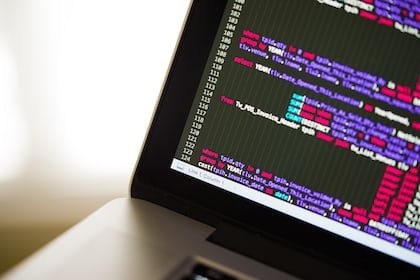
#> input picture imgs_to_test/26.jpg, 420 x 280 px
$ python 9_Image_resizer.py
#> lines starting #> are read from the running program, lines starting #| are printed output that depends on the picture
# 9- Image resizer

import sys
from PIL import Image

'''
# get path of img from user
while True:
    img_path = input("Enter path of img: ")
    try:
        # open img
        image = Image.open(img_path)
        break

    except IOError:
        print(f"There is Error : {IOError}")
'''


try:
    # open img
    image = Image.open('imgs_to_test/26.jpg')
#> image is the input picture: PIL image 420x280 RGB; mean R, G, B 129.4, 120.1, 123.7
except IOError:
    print(f"There is : {IOError}")
    sys.exit()

##### resize but with some problems of pixels
# new_image = image.resize((2000, 2000))

##### resize img - with no problems
image.thumbnail((400, 400))
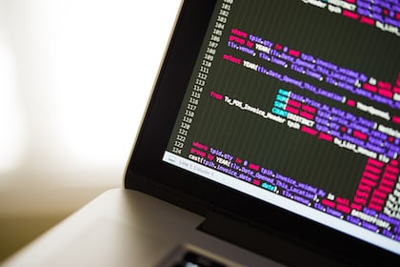
#> image: PIL image 400x267 RGB; mean R, G, B 129.4, 120.1, 123.7

# save img im path
image.save('imgs_to_test/26___.jpg')

$ run again, with imgs_to_test/1.jpg copied over imgs_to_test/26.jpg
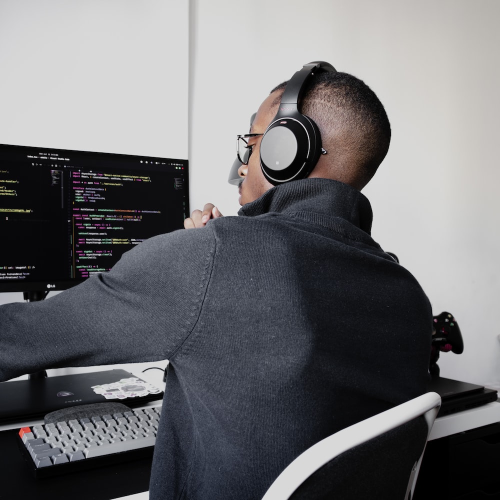
#> input picture imgs_to_test/1.jpg, 1000 x 1000 px (shown at 1/2 size)
#> image is the input picture: PIL image 1000x1000 RGB; mean R, G, B 110.8, 110.6, 113.4
#> `image.thumbnail((400, 400))`:
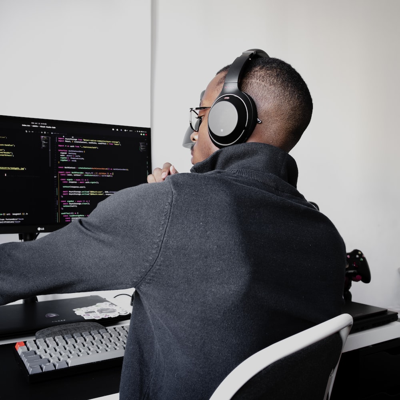
#> image: PIL image 400x400 RGB; mean R, G, B 110.8, 110.6, 113.4
